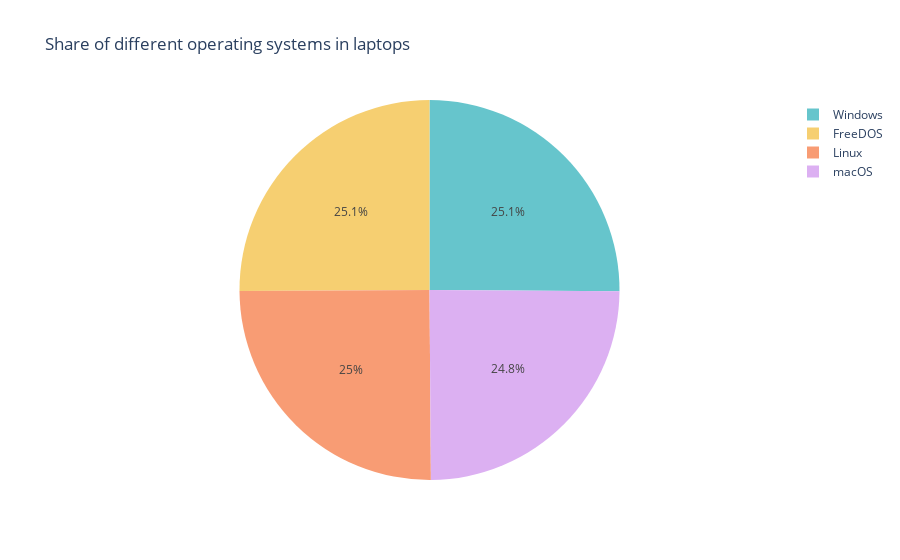

The notebook cell this image was saved under:
### Code cell
# TODO: Write the Pie Chart Code

# Count the number of laptops for each operating system
os_counts = df['Operating System'].value_counts().reset_index()
os_counts.columns = ['Operating System', 'Count']

# Draw the pie chart
fig = px.pie(os_counts,
names='Operating System',
values='Count',
title='Share of different operating systems in laptops',
color_discrete_sequence=px.colors.qualitative.Pastel)

# Show the chart
fig.show()

### Figure 1 — Plotly figure (JSON) as saved in the notebook; plotly's stock layout.template omitted (floating-point values rounded to 4 significant figures)
{"data": [{"domain": {"x": [0, 1], "y": [0, 1]}, "hovertemplate": "Operating System=%{label}<br>Count=%{value}<extra></extra>", "labels": ["Windows", "FreeDOS", "Linux", "macOS"], "legendgroup": "", "name": "", "showlegend": true, "type": "pie", "values": [2954, 2952, 2946, 2916]}], "layout": {"legend": {"tracegroupgap": 0}, "piecolorway": ["rgb(102, 197, 204)", "rgb(246, 207, 113)", "rgb(248, 156, 116)", "rgb(220, 176, 242)", "rgb(135, 197, 95)", "rgb(158, 185, 243)", "rgb(254, 136, 177)", "rgb(201, 219, 116)", "rgb(139, 224, 164)", "rgb(180, 151, 231)", "rgb(179, 179, 179)"], "title": {"text": "Share of different operating systems in laptops"}}}
